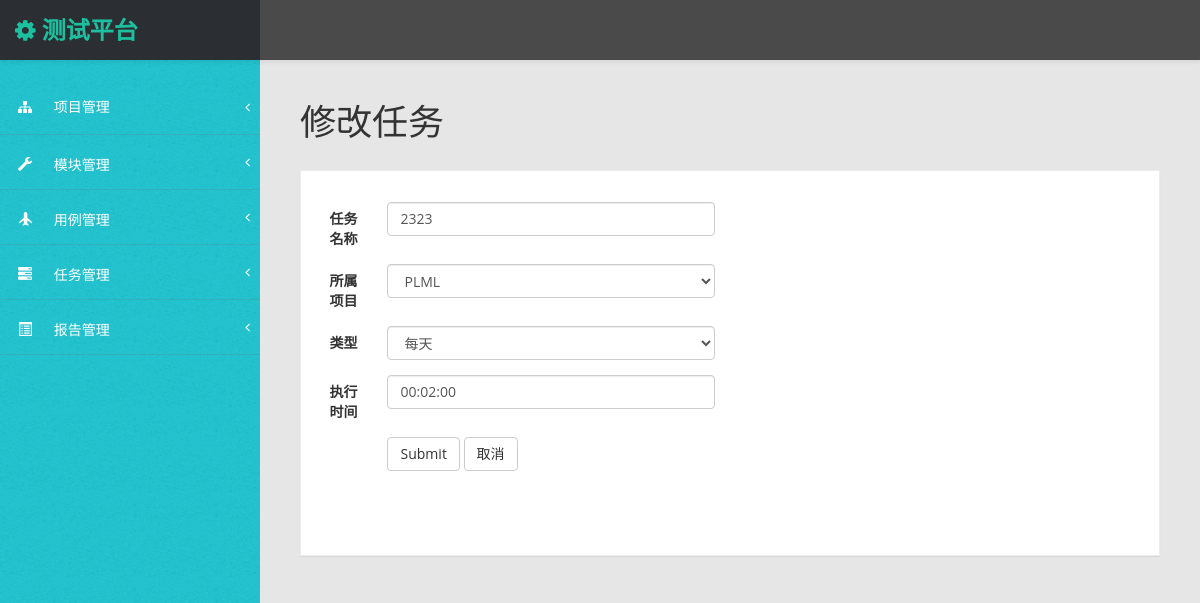
/edit_task/4/, run on the app's committed database.
### ApiManager/models.py (models this page shows)
class TaskInfo(models.Model):
    class Meta:
        verbose_name='定时任务'
        db_table='TaskInfo'
    belong_project=models.ForeignKey(ProjectInfo,on_delete=models.CASCADE)
    name=models.CharField("任务名",max_length=1024,null=False)
    type = models.CharField(max_length=50, verbose_name='类型', choices=TASK_CHOICE)
    executeTime = models.DateTimeField(max_length=50, verbose_name='执行时间',null=True)
    fixedTime=models.CharField(max_length=50, verbose_name='固定时间',null=True)

### ApiManager/views.py (the view)
# urls.py: path('edit_task/<int:eid>/',ApiManager_views.add_task_page),
def add_task_page(request,eid=0):
    project_list=ProjectInfo.objects.all()
    if eid!=0:
        name=get_object_or_404(TaskInfo,id=eid).name
        type=get_object_or_404(TaskInfo,id=eid).type
        executeTime=get_object_or_404(TaskInfo,id=eid).executeTime
        belong_project=get_object_or_404(TaskInfo,id=eid).belong_project
        fixedTime=get_object_or_404(TaskInfo,id=eid).fixedTime
        return render(request,'add_task.html',{'task_id':eid,'task_name':name,'belong_project':belong_project,'type':type,'executeTime':executeTime,'fixedTime':fixedTime,'projects':project_list})
    else:
        return render(request,'add_task.html',{'task_name':"",'projects':project_list})

### templates/add_task.html (shortened to what this page needs)
{% extends 'base.html' %}
{% block page-content %}
<div class="row">
    <div class="col-md-12">
        <h1 class="page-header">
        </h1>
    </div>
</div>
<div class="row">
    <div class="col-lg-12">
        <div class="panel panel-default">
            <div class="panel-heading">
            </div>
            <div class="panel-body">
                <div class="row">
                    <div class="col-lg-6">
                        <form id="task_from" class="form-horizontal" role="form" action="/add_task_action/" method="post">
                            <div class="form-group">
                                <label for="task_name" class="col-sm-2 control-label">任务名称</label>
                                <div class="col-sm-10">
                                    <input type="text" class="form-control" id="task_name" name="task_name"
                                           placeholder="请输入任务名称" value={{ task_name }}>
                                </div>
                            </div>
                            <div class="form-group">
                        		<label class="col-sm-2 control-label" for="belong_project">所属项目</label>
                        		<div class="col-sm-10">
                            		<select id="belong_project" name="belong_project" class="form-control">
                                			{% for project in  projects %}
                                    			{% ifequal project belong_project %}
                                    			<option value="{{ project.project_name }}" selected="selected">{{ project.project_name }}</option>
                                    			{% else %}
                                    			<option value="{{ project.project_name }}">{{ project.project_name }}</option>
                                    			{% endifequal %}
                                			{% endfor %}
                            		</select>
                        		</div>
                    		</div>
                            <div class="form-group">
                                <label for="task_type" class="col-sm-2 control-label">类型</label>
                                <div class="col-sm-10">
                                    <select id="task_type" name="task_type" class="form-control">
                                        {% if type == 'everyday' %}
                                        <option value="everyday" selected="selected" style='display: none'>每天</option>
                                        {% endif %}
                            		</select>
                                </div>
                            </div>
                            <div class="form-group">
                                <label for="executeTime" class="col-sm-2 control-label">执行时间</label>
                                <div class="col-sm-10" id="timediv">
                                    {% if type == 'everyday' %}
                                    <input type="text" class="form-control " id="fixedTime" name="fixedTime" value="{{ fixedTime }}">
                                    {% elif type == 'Mon-fri' %}
                                    <input type="text" class="form-control " id="fixedTime" name="fixedTime" value="{{ fixedTime }}">
                                    {% else %}
                                    <input type="text" class="form-control " id="executeTime" name="executeTime" value="{{ executeTime|date:'Y-m-d H:m:s' }}">
                                    {% endif %}
                                </div>
                            </div>
							<div class="form-group">
                                <div class="col-sm-offset-2 col-sm-10">
                                    <input type="submit" class="btn btn-default" name="confirm">
                                    <a type="submit" class="btn btn-default" name="cancel" href='/task_list/'>取消</a>
                                </div>
                            </div>
                        </form>
                    </div>
                </div>
            </div>
        </div>
    </div>
</div>
{% endblock %}

### static/css/custom-styles.css (style rules this page uses)
body { font-family: 'Open Sans', sans-serif; background: #32C2CD url(../img/bg-img.jpg) !important; }
h1, .h1, h2, .h2, h3, .h3 { margin-top: 7px; margin-bottom: -5px; }
.panel { border-radius:0px; }
.page-header { padding-bottom: 9px; margin: 10px 0 20px; border-bottom: 1px solid transparent; text-align: left; }
.panel-default { border-color: #ECECEC; }
.panel-default > .panel-heading { color: #000; border-color: #FFF; font-weight:bold; background: #FFFFFF; font-size: 16px; padding: 15px 15px 0; }
.panel-heading { border-bottom: 1px solid transparent; border-top-left-radius: 3px; border-top-right-radius: 3px; }

### data on the page
TaskInfo: task_name "2323", task_type "每天", fixedTime "00:02:00"

### other printed values
form field belong_project "PLML"
